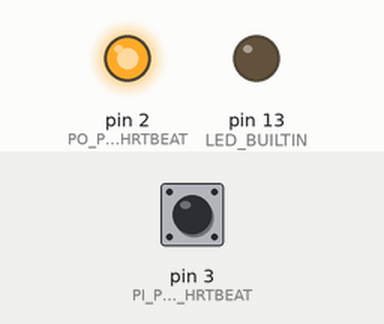
A sketch run on a simulated Arduino Uno, built with avr-gcc and run on an emulated ATmega328P. Shown: output pins drawn as LEDs (lit = HIGH). The inputs (shaded band) are chosen by the test bench; at power-on: pin 3 (PI_PRIMARY_HRTBEAT) HIGH. Pins used as bus, display or sensor lines are not drawn; what the sketch prints to the serial monitor is not drawn.

Above: at 1.2 s.
1.3 s: pin 3 (PI_PRIMARY_HRTBEAT) pulled LOW for 0.15 s
At 1.7 s:
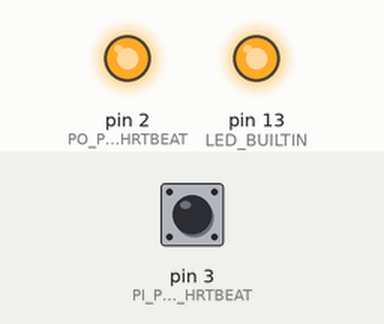
Timing chart, 0 to 11.6 s (numbered marks = the images above; inputs shaded):
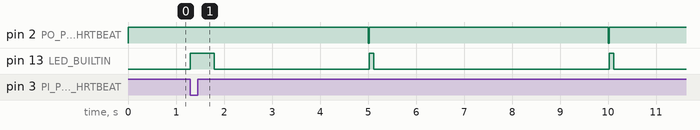

The sketch:

_BackupCPU.ino
```cpp
/*
  GeoRover Backup CPU
  Detects and sends heartbeat to mainframe of GeoRover.
  Resets system if no heartbeat detected within limit.

  Mads Rosenhøj Jeppesen
  Aarhus University
  2021s
*/

#include "_constants.h"
#include "_pinout.h"
#include "_shared.h"

// ------------------------------------------------------------ //
//                            SETUP                             //
// ------------------------------------------------------------ //
void setup() {
  // System initialization
  InitAllPins();

  // Debug
  DBG_ONLY(initializeDebugComm());
  DEBUG_PRINT("Debug mode. Entered Setup... ");

  // Setup finished
  DEBUG_PRINTLN("Setup complete.");
}

// ------------------------------------------------------------ //
//                          MAIN LOOP                           //
// ------------------------------------------------------------ //
void loop() {
  HeartBeat();

  DBG_ONLY(recvWithStartEndMarkers());
}
```

Com_USB.ino
```cpp
/*
    USB communication, handles reading serial and parsing commands.

    By
    Mads Rosenhoej Jeppesen - Aarhus 2021
    mrj@mpe.au.dk

    Query data from Drill Logger SD card
*/

const byte numChars = 32;
char receivedCMD[numChars];

void initializeDebugComm() {
  Serial.begin(DEBUG_BAUDRATE);
  if (Serial)
    SetStatus(MODULE_DBGCOMM, true);
  else
    SetStatus(MODULE_DBGCOMM, false);
}

// Receive Commands
void recvWithStartEndMarkers() {
  static boolean recvInProgress = false;
  static byte ndx = 0;
  char startMarker = '<';
  char endMarker = '>';
  char rc;

  while (Serial.available() > 0) {
    rc = Serial.read();

    if (recvInProgress == true) {
      if (rc != endMarker) {
        receivedCMD[ndx] = rc;
        ndx++;
        if (ndx >= numChars) {
          ndx = numChars - 1;
        }
      } else {
        receivedCMD[ndx] = '\0';  // terminate the string
        recvInProgress = false;
        ndx = 0;
        parseCommand();
      }
    }

    else if (rc == startMarker) {
      recvInProgress = true;
    }
  }
}

// Parse read Command
void parseCommand() {
  switch (receivedCMD[0]) {
    case CMD_BACKUP:
      parseCommandBackup();
      break;
    case '\0':
      break;
    default:
      DEBUG_PRINTLN("NACK");
      break;
  }
}

void parseCommandBackup() {
  switch (receivedCMD[1]) {
    case CMD_BACKUP_RST:
      DEBUG_PRINTLN("Manual Reset of Primary System.");
      ResetPrimaryCPU();
      break;
    case CMD_BACKUP_BCKUPSTATUS:
      DEBUG_PRINT("Primary System Status: ");
      DEBUG_PRINTLN(GetStatus(MODULE_PRIMARYCPU));
      break;
    case CMD_BACKUP_HB:
      DEBUG_PRINTLN("Virtual Heartbeat");
      HeartBeatInInterrupt();
      break;
    case CMD_BACKUP_FREEZE:
      DEBUG_PRINTLN("Simulating System Halt");
      delay(60000);
      break;
    default:
      DEBUG_PRINTLN("NACK");
      break;
  }
}
```

Sys_Heartbeat.ino
```cpp
/*
  GeoRover Heartbeat functions.
  Send and receive heartbeat to primary CPU.

  Mads Rosenhøj Jeppesen
  Aarhus University
  2021
*/

unsigned long lastMillisResetPrimary = 0;
bool receivedHeartBeat = false;

// Runs heartbeat in and out
void HeartBeat() {
  HeartBeatOut();
  HeartBeatIn();
  HeartBeatTimeout();
}

unsigned long lastMillisHeartbeatOut = 0;
// Sends heartbeat with with frequency of HRTBEAT_FRQ
void HeartBeatOut() {
  if (millis() - lastMillisHeartbeatOut > HRTBEAT_DT_OUT) {
    DEBUG_PRINTLN("Sending Heartbeat!");
    lastMillisHeartbeatOut = millis();
    digitalWrite(PO_PRIMARY_HRTBEAT, false);
    delay(20);
    digitalWrite(PO_PRIMARY_HRTBEAT, true);

    digitalWrite(LED_BUILTIN, HIGH);
    delay(100);
    digitalWrite(LED_BUILTIN, LOW);
    delay(500);
  }
}

unsigned long lastMillisHeartbeatIn = 0;
// Checks if time since last heartbeat received > maximum treshold
// Will attempt to reset PRIMARY CPU with a frequency of  PRIMARY_RST_FRQ
void HeartBeatTimeout() {
  if (millis() - lastMillisHeartbeatIn > HRTBEAT_TRESHOLD) {
    // Reset PRIMARY CPU
    if (GetStatus(MODULE_PRIMARYCPU)) {
      lastMillisResetPrimary = millis();
      SetStatus(MODULE_PRIMARYCPU, false);
      DEBUG_PRINTLN("Error: Primary System offline, attempting to Reset.");
      ResetPrimaryCPU();
    } else {
      if (millis() - lastMillisResetPrimary > BACKUP_RST_DT) {
        lastMillisResetPrimary = millis();
        DEBUG_PRINTLN("Error: Primary System offline, attempting to Reset.");
        ResetPrimaryCPU();
      }
    }
  }
}

// Resets Heartbeatflag if set and resets heartbeat in timer
void HeartBeatIn() {
  if (!receivedHeartBeat) {
    return;
  }
  receivedHeartBeat = false;

  if (millis() - lastMillisHeartbeatIn < BTN_DEBOUNCE_TIME) {
    return;
  }

  digitalWrite(LED_BUILTIN, HIGH);
  delay(500);
  digitalWrite(LED_BUILTIN, LOW);
  delay(500);

  lastMillisHeartbeatIn = millis();
  DEBUG_PRINTLN("Heartbeat Received!");
  if (!GetStatus(MODULE_PRIMARYCPU)) {
    SetStatus(MODULE_PRIMARYCPU, true);
    DEBUG_PRINTLN("Primary System online");
  }
}

// Set Heartbeat flag
void HeartBeatInInterrupt() {
  receivedHeartBeat = true;
}

// Attempt to reset primary CPU
void ResetPrimaryCPU() {
  digitalWrite(PO_PRIMARY_RST, false);
  delay(20);
  digitalWrite(PO_PRIMARY_RST, true);
}
```

_constants.h
```cpp
/*
  GeoRover Backup CPU system constants

  Mads Rosenhøj Jeppesen
  Aarhus University
  2021
*/

// ------------------------------------------------------------ //
//                            DEBUG                             //
// ------------------------------------------------------------ //

// Debug configuration flag - Comment out to unset
#define DEBUG

// Executes one line of code only if DEBUG flag is set.
#if defined(DEBUG)
#define DBG_ONLY(x)          x
#define DEBUG_PRINT(x)       Serial.print(x)
#define DEBUG_PRINTLN(x)     Serial.println(x)
#define DEBUG_PRINTLN2(x, y) Serial.println(x, y)
#define DEBUG_WRITE(x)       Serial.write(x)
#else
#define DBG_ONLY(x)
#define DEBUG_PRINT(x)
#define DEBUG_PRINTLN(x)
#define DEBUG_PRINTLN2(x, y)
#define DEBUG_WRITE(x)
#endif

// ------------------------------------------------------------ //
//                         HEARTBEAT                            //
// ------------------------------------------------------------ //
#define HRTBEAT_FRQ_OUT        12  // times per minute
#define HRTBEAT_DT_OUT         60000 / HRTBEAT_FRQ_OUT

#define HRTBEAT_TRESHOLD       30000

#define BACKUP_RST_DT          HRTBEAT_TRESHOLD

// ------------------------------------------------------------ //
//                        COMMUNICATION                         //
// ------------------------------------------------------------ //

// Buttons
#define BTN_DEBOUNCE_TIME      1000

// DEBUG
#define DEBUG_BAUDRATE         115200

// Sensor and Modules
#define MODULE_COUNT           5

#define MODULE_DBGCOMM         0
#define MODULE_PRIMARYCPU      1

// ------------------------------------------------------------ //
//                          COMMANDS                            //
// ------------------------------------------------------------ //
#define CMD_START_MARK         '<'
#define CMD_END_MARK           '>'
#define CMD_SPLIT_MARK         ','

#define CMD_BACKUP             'B'
#define CMD_BACKUP_RST         'R'
#define CMD_BACKUP_BCKUPSTATUS 'S'
#define CMD_BACKUP_HB          'H'
#define CMD_BACKUP_FREEZE      'F'
```

_pinout.h
```cpp
/*
  GeoRover system pinout

  Naming pattern (all uppercase):
  P   + <I:input, A:analog input, O:output, P:pwm output>_
    + <general part name>_
    + <purpose>_
    + <where applicable: left, right, top, bottom, position etc...>

  Mads Rosenhøj Jeppesen
  Aarhus University
  2021
*/

// Heartbeat
#define PO_PRIMARY_HRTBEAT 2
#define PI_PRIMARY_HRTBEAT 3
#define PI_INT_HRTBEAT digitalPinToInterrupt(PI_PRIMARY_HRTBEAT)

// Reset pin
#define PI_PRIMARY_RST RESET
#define PO_PRIMARY_RST 4

// Communication
#define COM_SERIAL_PC Serial
```

_shared.h
```cpp
// Function Prototypes
#include <Arduino.h>
#include <EEPROM.h>
#include <Wire.h>

void InitAllPins();
void InitButtons();
void InitServiceInterrupt();

void recvWithStartEndMarkers();

void initializeDebugComm();

void HeartBeat();
void HeartBeatOut();
void HeartBeatTimeout();
void HeartBeatInInterrupt();
void ResetBackupCPU();

bool SystemStatus[MODULE_COUNT];

bool GetStatus(int module);
void SetStatus(int module, bool status);

bool GetStatus(int module) {
  return SystemStatus[module];
}
void SetStatus(int module, bool status) {
  SystemStatus[module] = status;
}
```

Sys_Pins_Buttons.ino
```cpp
// Sets pinmode of all pins and writes initial values for outputs
void InitAllPins() {

  // Heartbeat
  pinMode(PI_PRIMARY_HRTBEAT, INPUT_PULLUP);
  pinMode(PO_PRIMARY_HRTBEAT, OUTPUT);

  // Reset
  digitalWrite(PO_PRIMARY_RST, true);
  pinMode(PO_PRIMARY_RST, OUTPUT);

  digitalWrite(PO_PRIMARY_HRTBEAT, true);
  digitalWrite(PO_PRIMARY_RST, true);

  // Assign heartbeat interrupt
  attachInterrupt(PI_INT_HRTBEAT, HeartBeatInInterrupt, FALLING);

  // initialize digital pin LED_BUILTIN as an output.
  pinMode(LED_BUILTIN, OUTPUT);
}
```

Measured:
- by itself, pin 2 (PO_PRIMARY_HRTBEAT): alternates HIGH for 5.0 s and LOW for 0.02 s
